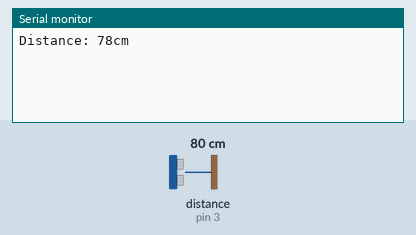
Recording of a sketch running on a simulated Arduino Uno, built with avr-gcc and run on an emulated ATmega328P. Shown: the last lines printed to the serial monitor. Wiring (inferred from the names in the program): ultrasonic range finder: trigger pin 2; echo pin 3. The inputs (shaded band) are chosen by the test bench; at power-on: distance to the obstacle (sensor on pin 3) 80 cm. The echo pulse lasts 58.3 µs per cm.

Above: at 1.2 s.
1.3 s: distance to the obstacle (sensor on pin 3) set to 2 cm
At 2.0 s:
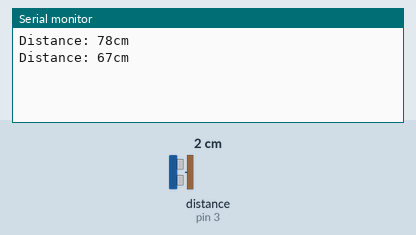
4.3 s: distance to the obstacle (sensor on pin 3) set to 120 cm
At 4.9 s:
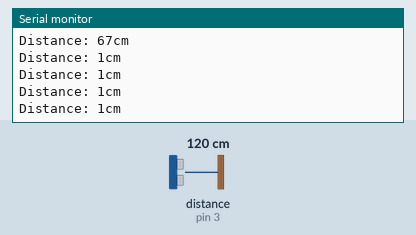
Timing chart, 0 to 7.3 s (numbered marks = the images above; inputs shaded):
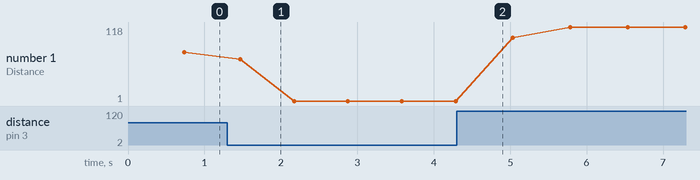

Measured:
- after the input at 1.3 s, the serial monitor: prints a new line after 0.17 s (image 1)
- plotted number 1: 78 → 1 after the input at 1.3 s, 1 → 118 after the input at 4.3 s

The sketch:

UltrasonicTest.ino
```cpp
// Define Trig and Echo pin:
#define trigPin 2
#define echoPin 3
// Define variables:
int reading = 0;

void setup() {
  // Define inputs and outputs
  pinMode(trigPin, OUTPUT);
  pinMode(echoPin, INPUT);

  // Begin Serial communication at a baudrate of 9600:
  Serial.begin(9600);
}

//MAIN LOOP HERE --------------------------------------------------------------------------------------------
void loop() {
  reading = getDistance();
  Serial.print("Distance: ");
  Serial.print(reading);
  Serial.println("cm");
}

//FUNCTIONS HERE --------------------------------------------------------------------------------------------
int takeMeasurement() { //this function just takes a reading from the sensor
  long duration;
  int distance;
  // Clear the trigPin by setting it LOW:
  digitalWrite(trigPin, LOW);
  delayMicroseconds(5);

  // Trigger the sensor by setting the trigPin high for 10 microseconds:
  digitalWrite(trigPin, HIGH);
  delayMicroseconds(10);
  digitalWrite(trigPin, LOW);

  // Read the echoPin. pulseIn() returns the duration (length of the pulse) in microseconds:
  duration = pulseIn(echoPin, HIGH);
  delay(100);

  // Calculate the distance:
  distance = duration*0.034/2; //distance is in cm
  return distance;
}

int getDistance() {
  int sensorReadings[7];
  double filteredVal = 0;
  int divisor = 0;

  for (int i = 0; i <= 6; i++) {
    sensorReadings[i] = takeMeasurement();
    if (sensorReadings[i] != 0) {
      filteredVal = filteredVal + sensorReadings[i];
      divisor++;
    }
  }
  filteredVal = filteredVal/divisor;
  return filteredVal;
}
```
